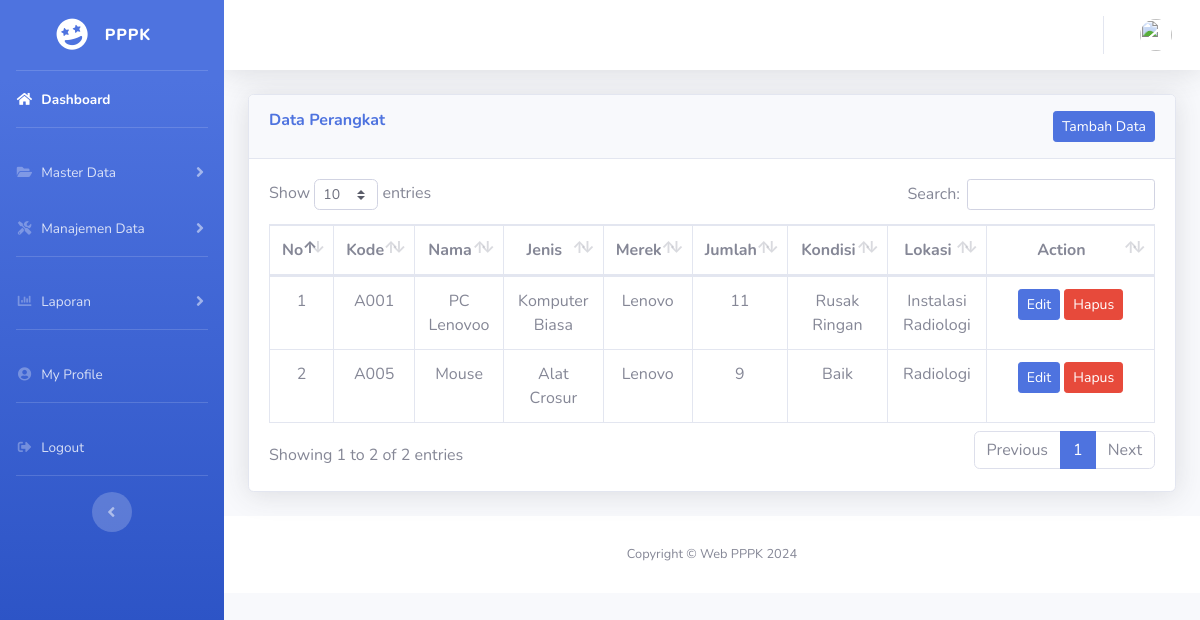
/index.php/perangkat, run on the app's committed database.
### tables this page shows
CREATE TABLE `perangkat` (
  `id_perangkat` int(11) NOT NULL,
  `kode_perangkat` varchar(20) NOT NULL,
  `nama_perangkat` varchar(100) NOT NULL,
  `jenis_perangkat` varchar(100) NOT NULL,
  `merek` varchar(100) NOT NULL,
  `jumlah` int(11) NOT NULL,
  `kondisi` varchar(100) NOT NULL,
  `lokasi` varchar(100) NOT NULL
);

### application/controllers/Perangkat.php (called while the page is built, shortened)
<?php
class Perangkat extends CI_Controller
{
    public function index()
    {
        $data['title'] = 'Halaman Data Perangkat';
        $data['user'] = $this->db->get_where('user', ['email' =>
        $this->session->userdata('email')])->row_array();
        $data['perangkat'] = $this->M_perangkat->Semuadata();
        $this->load->view('_part/backend_head', $data);
        $this->load->view('admin/sidebar_admin');
        $this->load->view('_part/backend_topbar_v');
        $this->load->view('perangkat/perangkat', $data);
        $this->load->view('_part/backend_footer_v');
        $this->load->view('_part/backend_foot');
        $this->load->view('_part/flash_message');
    }
}

### index.php (called while the page is built, shortened)
<?php
require_once BASEPATH.'core/CodeIgniter.php';

### application/models/M_perangkat.php (called while the page is built, shortened)
<?php
class M_perangkat extends CI_Model
{
    public function Semuadata()
    {
        return $this->db->get('perangkat')->result_array();
    }
}

### application/views/perangkat/perangkat.php (the view, shortened to what this page needs)
<div class="container-fluid" style="margin-top: 20px;">
    <div class="card shadow mb-4">
        <div class="card-header py-3">
            <h6 class="m-0 font-weight-bold text-primary">Data Perangkat
                <button type="button" class="btn btn-primary btn-sm float-right" data-toggle="modal" data-target="#exampleModal">
                    Tambah Data
                </button>
            </h6>
        </div>
        <div class="card-body">
            <div class="table-responsive">
                <table class="table table-bordered text-center" id="dataTable" width="100%" cellspacing="0">
                    <thead>
                        <tr>
                            <th>No</th>
                            <th>Kode</th>
                            <th>Nama</th>
                            <th>Jenis</th>
                            <th>Merek</th>
                            <th>Jumlah</th>
                            <th>Kondisi</th>
                            <th>Lokasi</th>
                            <th style="width: 125px;">Action</th>
                        </tr>
                    </thead>
                    <tbody>
                        <?php
                        $no = 1;
                        foreach ($perangkat as $pngt) : ?>
                            <tr>
                                <td><?php echo $no++; ?></td>
                                <td><?php echo $pngt['kode_perangkat']; ?></td>
                                <td><?php echo $pngt['nama_perangkat']; ?></td>
                                <td><?php echo $pngt['jenis_perangkat']; ?></td>
                                <td><?php echo $pngt['merek']; ?></td>
                                <td><?php echo $pngt['jumlah']; ?></td>
                                <td><?php echo $pngt['kondisi']; ?></td>
                                <td><?php echo $pngt['lokasi']; ?></td>
                                <td>
                                    <button type="button" class="btn btn-sm btn-primary" data-toggle="modal" data-target="#editModal<?php echo $pngt['id_perangkat']; ?>">
                                        Edit
                                    </button>
                                    <a href="javascript:void(0);" onclick="deleteConfirmation('<?php echo base_url(); ?>perangkat/delete_perangkat/<?php echo $pngt['id_perangkat']; ?>')" class="btn btn-sm btn-danger">Hapus</a>
                                </td>
                            </tr>
                        <?php endforeach; ?>
                    </tbody>
                </table>
            </div>
        </div>
    </div>
</div>
</div>
<?php foreach ($perangkat as $pngt) : ?>
    </div>
<?php endforeach; ?>

### application/views/_part/backend_head.php (shortened to what this page needs)
<!DOCTYPE html>
<html lang="en">
<head>
  <link href="<?= base_url() ?>assets/backend/vendor/fontawesome-free/css/all.min.css" rel="stylesheet" type="text/css">
  <link href="<?= base_url() ?>assets/backend/css/sb-admin-2.min.css" rel="stylesheet">
  <link href="<?= base_url() ?>assets/backend/vendor/datatables/dataTables.bootstrap4.min.css" rel="stylesheet">
  <link href="<?= base_url() ?>assets/backend/js/sweetalert2.min.css" rel="stylesheet">
</head>
<body id="page-top">

### application/views/admin/sidebar_admin.php (shortened to what this page needs)
<div id="wrapper">
  <ul class="navbar-nav bg-gradient-primary sidebar sidebar-dark accordion" id="accordionSidebar">
    <a class="sidebar-brand d-flex align-items-center justify-content-center" href="index.html">
      <div class="sidebar-brand-icon rotate-n-15">
        <i class="fas fa-grin-stars"></i>
      </div>
      <div class="sidebar-brand-text mx-3">PPPK</div>
    </a>
    <hr class="sidebar-divider my-0">
    <li class="nav-item active">
      <a class="nav-link" href="<?= base_url('admin') ?>">
        <i class="fas fa-fw fa-home"></i>
        <span>Dashboard</span></a>
    </li>
    <hr class="sidebar-divider">
    <li class="nav-item">
      <a class="nav-link collapsed" href="#" data-toggle="collapse" data-target="#collapseTwo" aria-expanded="true" aria-controls="collapseTwo">
        <i class="fas fa-fw fa-folder-open"></i>
        <span>Master Data</span>
      </a>
    </li>
    <li class="nav-item">
      <a class="nav-link collapsed" href="#" data-toggle="collapse" data-target="#collapseUtilities" aria-expanded="true" aria-controls="collapseUtilities">
        <i class="fas fa-fw fa-tools"></i>
        <span>Manajemen Data</span>
      </a>
    </li>
    <hr class="sidebar-divider">
    <li class="nav-item">
      <a class="nav-link collapsed" href="#" data-toggle="collapse" data-target="#collapsePages" aria-expanded="true" aria-controls="collapsePages">
        <i class="fas fa-fw fa-chart-bar"></i>
        <span>Laporan</span>
      </a>
    </li>
    <hr class="sidebar-divider d-none d-md-block">
    <li class="nav-item">
      <a class="nav-link" href="<?= base_url('profile_admin') ?>">
        <i class="fas fa-fw fa-user-circle"></i>
        <span>My Profile</span>
      </a>
    </li>
    <hr class="sidebar-divider d-none d-md-block">
    <li class="nav-item">
      <a class="nav-link" href="<?= base_url('auth/logout'); ?>">
        <i class="fas fa-fw fa-sign-out-alt"></i>
        <span>Logout</span>
      </a>
    </li>
    <hr class="sidebar-divider d-none d-md-block">
    <div class="text-center d-none d-md-inline">
      <button class="rounded-circle border-0" id="sidebarToggle"></button>
    </div>
  </ul>

### application/views/_part/backend_topbar_v.php (shortened to what this page needs)
<div id="content-wrapper" class="d-flex flex-column">
  <div id="content">
    <nav class="navbar navbar-expand navbar-light bg-white topbar mb-4 static-top shadow">
      <ul class="navbar-nav ml-auto">
        <li class="nav-item dropdown no-arrow">
          <a class="nav-link dropdown-toggle" href="#" id="userDropdown" role="button" data-toggle="dropdown" aria-haspopup="true" aria-expanded="false">
            <img class="img-profile rounded-circle" src="<?= base_url('assets/backend/img/profile/') . $user['image']; ?>">
          </a>
        </li>
      </ul>
    </nav>

### application/views/_part/backend_footer_v.php (shortened to what this page needs)
<footer class="sticky-footer bg-white">
  <div class="container my-auto">
    <div class="copyright text-center my-auto">
      <span>Copyright &copy; Web PPPK <?= date('Y'); ?></span>
    </div>
  </div>
</footer>

### application/views/_part/backend_foot.php (shortened to what this page needs)
</body>
</html>

### data on the page
perangkat: kode_perangkat "A001", nama_perangkat "PC Lenovoo", jenis_perangkat "Komputer Biasa", merek "Lenovo", jumlah "11", kondisi "Rusak Ringan", lokasi "Instalasi Radiologi"
perangkat: kode_perangkat "A005", nama_perangkat "Mouse", jenis_perangkat "Alat Crosur", merek "Lenovo", jumlah "9", kondisi "Baik", lokasi "Radiologi"
